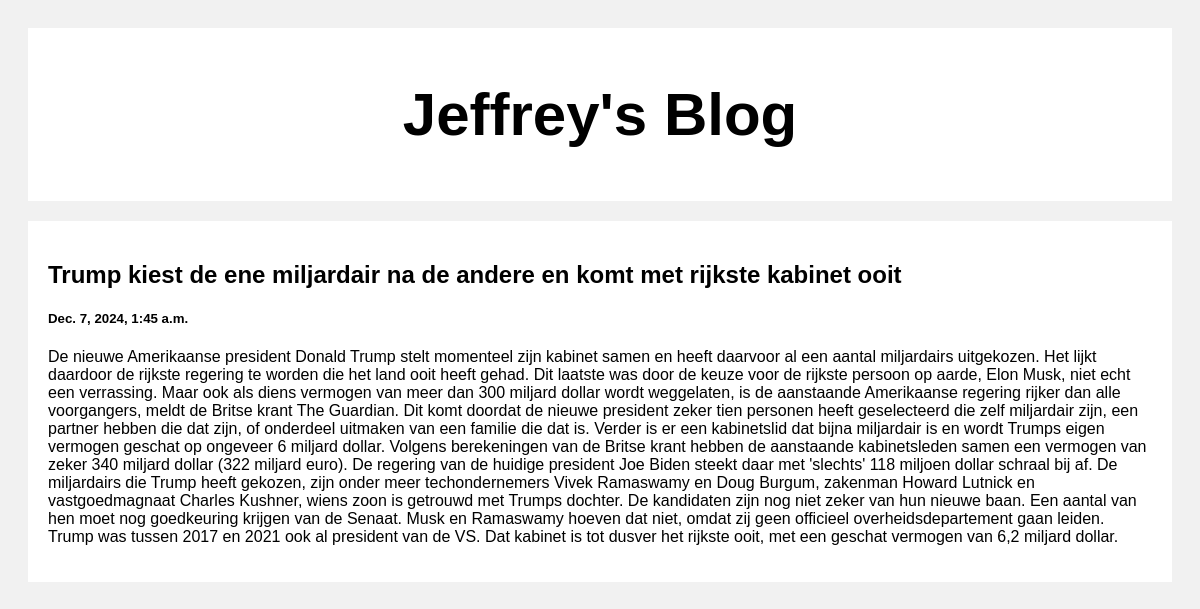
/posts/1, run on the app's committed database.
### BlogApp/models.py (models this page shows, shortened)
class Post(models.Model):
    title = models.CharField(max_length=100)
    body = models.CharField(max_length=100000)
    created_at = models.DateTimeField(default=datetime.now, blank=True)

### BlogApp/views.py (the view)
# urls.py: path('posts/<str:pk>', views.post, name="post"),
def post(request, pk):
    single_post = Post.objects.get(id=pk)
    return render(request, 'post.html', {'single_post': single_post})

### templates/post.html (shortened to what this page needs)
<!DOCTYPE html>
<html>
<head>
</head>
<body>
<div class="header">
    <h2>Jeffrey's Blog</h2>
</div>
<div class="row">
    <div class="leftcolumn">
        <div class="card">
                <h2>{{ single_post.title }}</h2>
                <h5>{{ single_post.created_at }}</h5>
                <p>{{ single_post.body }}</p>
        </div>
    </div>
</div>
</body>
</html>

### templates/post.html (style rules this page uses)
* { box-sizing: border-box; }
body { font-family: Arial; padding: 20px; background: #f1f1f1; }
.header { padding: 2px; font-size: 40px; text-align: center; background: white; }
.leftcolumn { float: left; width: 100%; }
.card { background-color: white; padding: 20px; margin-top: 20px; }
.row:after { content: ""; display: table; clear: both; }

### data on the page
Post: title "Trump kiest de ene miljardair na de andere en komt met rijkste kabinet ooit", created_at "Dec. 7, 2024, 1:45 a.m.", body "De nieuwe Amerikaanse president Donald Trump stelt momenteel zijn kabinet samen en heeft daarvoor al een aantal miljardairs uitgekozen. Het lijkt daardoor de rijkste regering te worden die het land ooit heeft gehad. Dit laatste was door de keuze voor de rijkste persoon op aarde, Elon Musk, niet echt een verrassing. Maar ook als diens vermogen van meer dan 300 miljard dollar wordt weggelaten, is de aanstaande Amerikaanse regering rijker dan alle voorgangers, meldt de Britse krant The Guardian. Dit komt doordat de nieuwe president zeker tien personen heeft geselecteerd die zelf miljardair zijn, een partner hebben die dat zijn, of onderdeel uitmaken van een familie die dat is. Verder is er een…"
